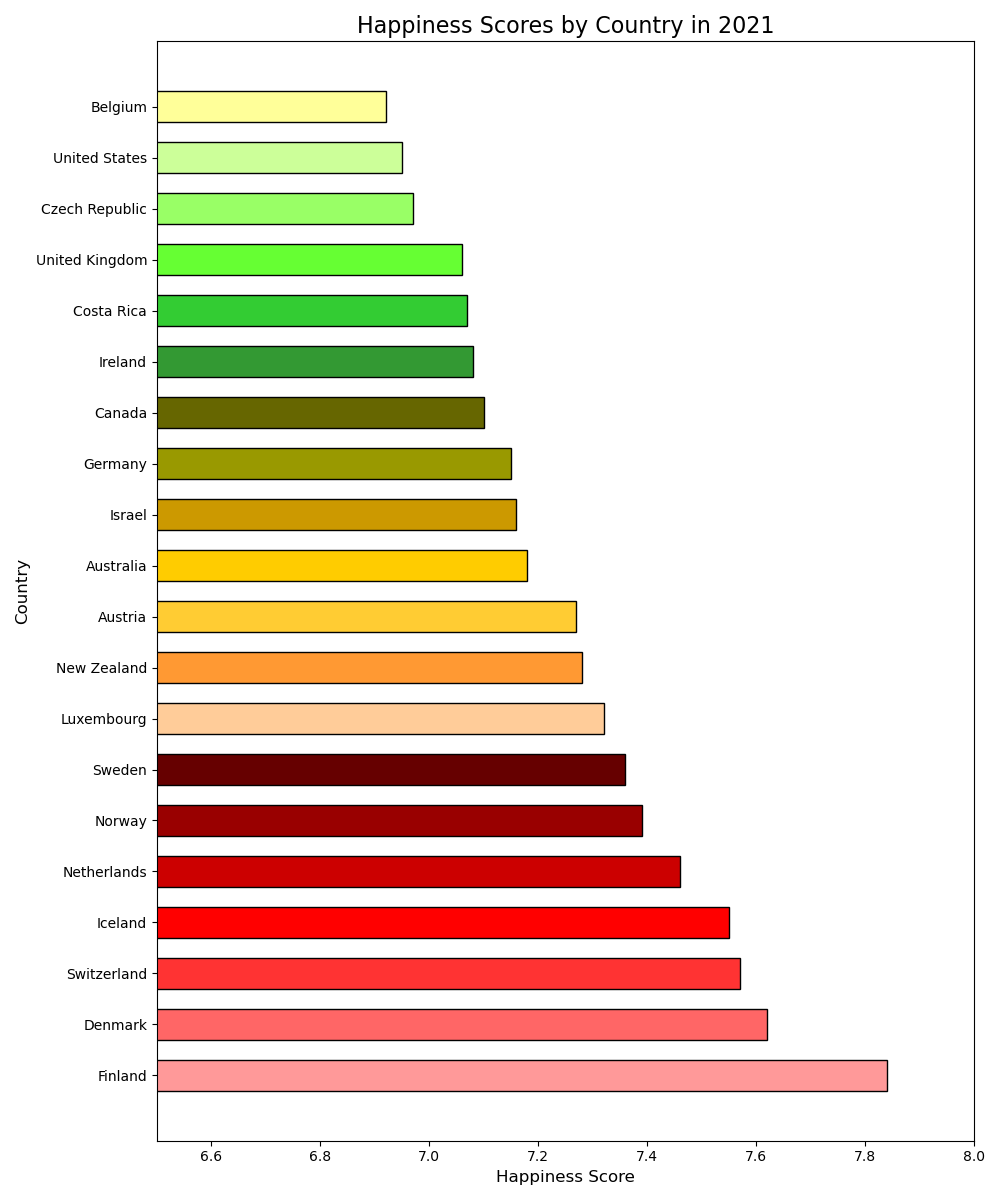

Here is the Python script that generated this plot:

import matplotlib.pyplot as plt

countries = ['Finland', 'Denmark', 'Switzerland', 'Iceland', 'Netherlands',
             'Norway', 'Sweden', 'Luxembourg', 'New Zealand', 'Austria',
             'Australia', 'Israel', 'Germany', 'Canada', 'Ireland', 
             'Costa Rica', 'United Kingdom', 'Czech Republic', 'United States', 'Belgium']
happiness_scores = [7.84, 7.62, 7.57, 7.55, 7.46, 7.39, 7.36, 7.32, 7.28, 7.27,
                    7.18, 7.16, 7.15, 7.10, 7.08, 7.07, 7.06, 6.97, 6.95, 6.92]

colors = ['#FF9999', '#FF6666', '#FF3333', '#FF0000', '#CC0000', 
          '#990000', '#660000', '#FFCC99', '#FF9933', '#FFCC33', 
          '#FFCC00', '#CC9900', '#999900', '#666600', '#339933', 
          '#33CC33', '#66FF33', '#99FF66', '#CCFF99', '#FFFF99']

plt.figure(figsize=(10, 12))
plt.barh(countries, happiness_scores, color=colors, edgecolor='black', height=0.6)

plt.xlabel('Happiness Score', fontsize=12)
plt.ylabel('Country', fontsize=12)
plt.title('Happiness Scores by Country in 2021', fontsize=16)
plt.xlim(6.5, 8.0)

plt.tight_layout()
plt.show()
